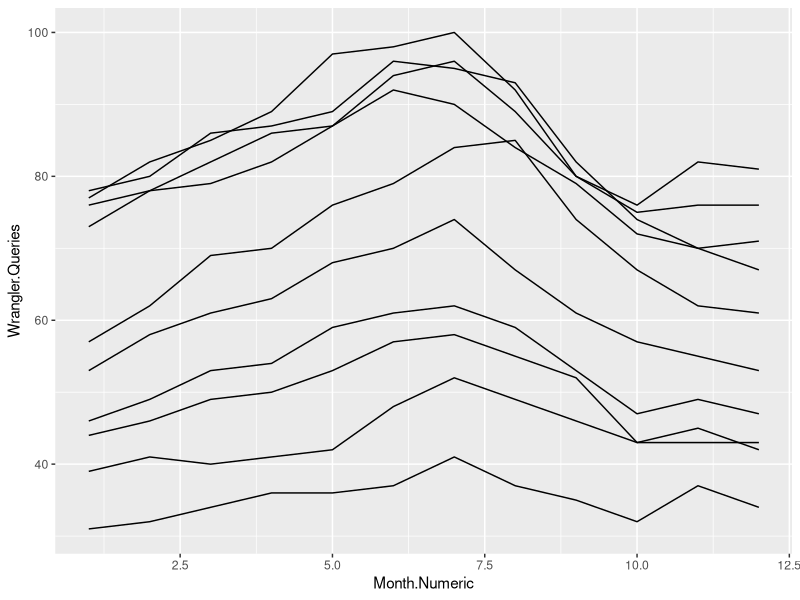
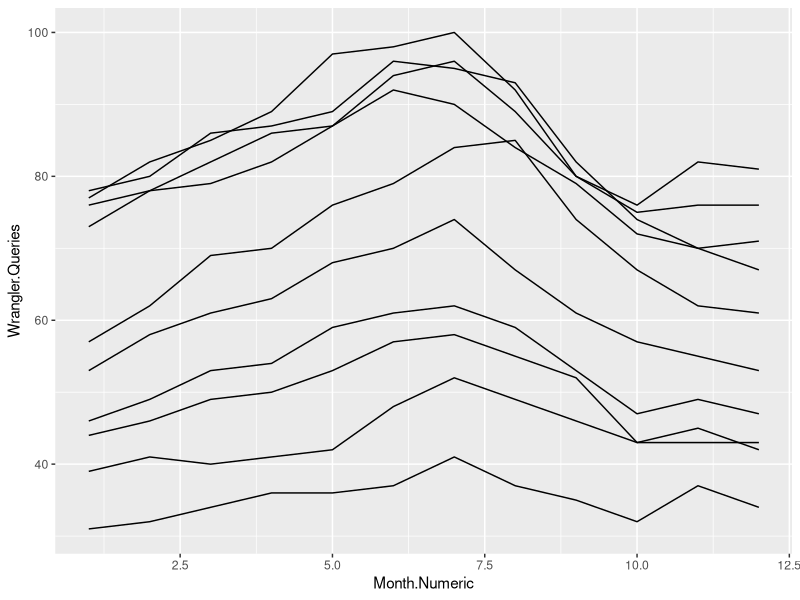

The R script that drew these images, in order:
library(tidyverse)
library(ggrepel)
library(ggplot2)
library(caTools)

# Import the dataset
dataset = read.csv('WranglerElantra2019.csv')

#Split out the data sets into training and testing
training_set = dataset[dataset$Year <= 2018, ]
test_set = dataset[dataset$Year > 2018, ]

# Building out the linear regression for the Jeep Wrangler. Question 2 part i. 
regressor = lm(formula = Wrangler.Sales ~ Year + Unemployment.Rate + 
               Wrangler.Queries + CPI.Energy, data = training_set)
summary(regressor)
summary(regressor)$r.squared 

# Building out my linear regressor model based on variables that I think are significant
# I am choosing the variables: Elantra.Sales + Unemployment.Rate + Wrangler.Queries + CPI.Energy + CPI.All
regressor_Tanner = lm(formula = Wrangler.Sales ~ Month.Numeric + Elantra.Sales + 
                 Wrangler.Queries + CPI.Energy + Elantra.Queries, data = training_set)
summary(regressor_Tanner)
summary(regressor_Tanner)$r.squared 

#Run the prediction on the test data set
test_predict = predict(regressor_Tanner, newdata = test_set)

#Obtain the R^2 value of the test data set. 
SSR_of_model <- sum((test_predict-test_set$Wrangler.Sales)^2)
#SSR_of_model_1 <- sum((test_predict_1-test_set$Wrangler.Sales)^2)
SSR_of_baseline <- sum((mean(training_set$Wrangler.Sales)-test_set$Wrangler.Sales)^2)
OSR2 <- 1-(SSR_of_model/SSR_of_baseline )
OSR2


#Get a subset of the data. Then run a correlation on that subset to test. 
subset_Data = subset(training_set, select = -c(date,Month.Factor, Unemployment.Rate, CPI.All))
cor(subset_Data)

#Plot out the Wrangler queries by month.
ggplot(dataset, aes(x=Month.Numeric, y=Wrangler.Queries, group=Year)) + geom_line()

#Plot out the Wrangler sales by month.
ggplot(dataset, aes(x=Month.Numeric, y=Wrangler.Queries, group=Year)) + geom_line()
